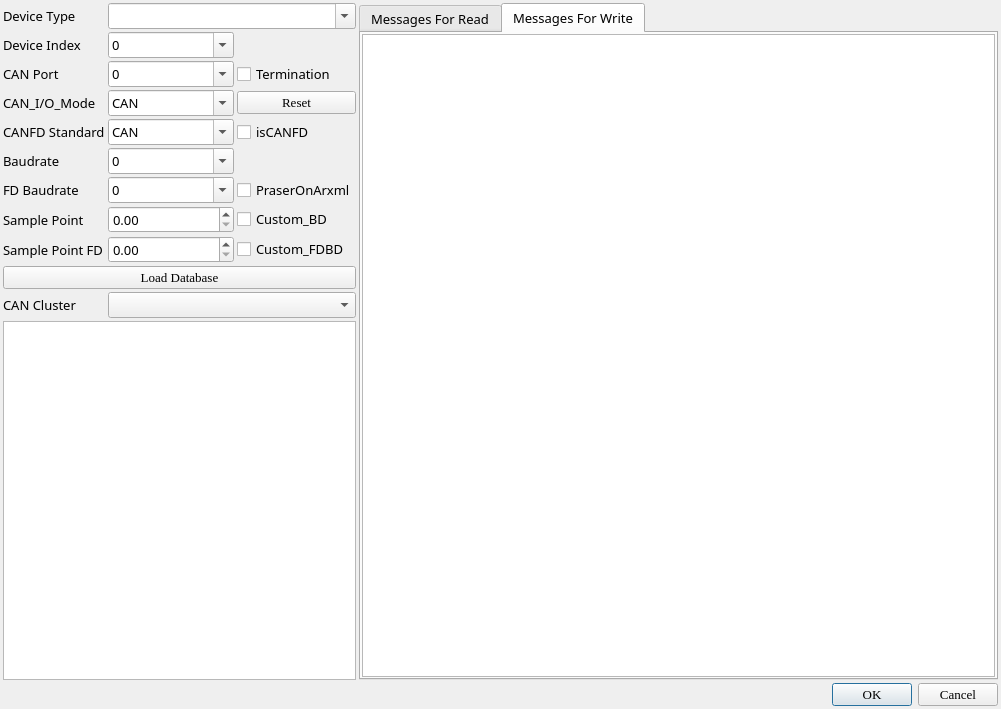
<?xml version="1.0" encoding="UTF-8"?>
<ui version="4.0">
 <class>ZlgCanSetDlg</class>
 <widget class="QDialog" name="ZlgCanSetDlg">
  <property name="geometry">
   <rect>
    <x>0</x>
    <y>0</y>
    <width>1001</width>
    <height>709</height>
   </rect>
  </property>
  <property name="windowTitle">
   <string>Dialog</string>
  </property>
  <layout class="QGridLayout" name="gridLayout_2">
   <property name="leftMargin">
    <number>3</number>
   </property>
   <property name="topMargin">
    <number>3</number>
   </property>
   <property name="rightMargin">
    <number>3</number>
   </property>
   <property name="bottomMargin">
    <number>3</number>
   </property>
   <property name="spacing">
    <number>3</number>
   </property>
   <item row="0" column="0">
    <layout class="QHBoxLayout" name="horizontalLayout" stretch="2,5">
     <property name="spacing">
      <number>3</number>
     </property>
     <item>
      <layout class="QVBoxLayout" name="verticalLayout" stretch="1,2">
       <property name="spacing">
        <number>3</number>
       </property>
       <item>
        <layout class="QGridLayout" name="gridLayout">
         <property name="spacing">
          <number>3</number>
         </property>
         <item row="5" column="1">
          <widget class="QComboBox" name="ComBox_CANIOMode">
           <property name="font">
            <font>
             <family>Segoe UI Semibold</family>
             <pointsize>10</pointsize>
             <weight>50</weight>
             <italic>false</italic>
             <bold>false</bold>
            </font>
           </property>
           <property name="editable">
            <bool>true</bool>
           </property>
           <item>
            <property name="text">
             <string>CAN</string>
            </property>
           </item>
           <item>
            <property name="text">
             <string>CAN_FD</string>
            </property>
           </item>
           <item>
            <property name="text">
             <string>CAN_FD+BRS</string>
            </property>
           </item>
          </widget>
         </item>
         <item row="5" column="0">
          <widget class="QLabel" name="label_6">
           <property name="font">
            <font>
             <family>Segoe UI Semibold</family>
             <pointsize>10</pointsize>
             <weight>50</weight>
             <italic>false</italic>
             <bold>false</bold>
            </font>
           </property>
           <property name="text">
            <string>CAN_I/O_Mode</string>
           </property>
          </widget>
         </item>
         <item row="10" column="2">
          <widget class="QCheckBox" name="checkBox_CustomFDBD">
           <property name="font">
            <font>
             <family>Segoe UI Semibold</family>
             <pointsize>10</pointsize>
             <weight>50</weight>
             <italic>false</italic>
             <bold>false</bold>
            </font>
           </property>
           <property name="text">
            <string>Custom_FDBD</string>
           </property>
          </widget>
         </item>
         <item row="7" column="0">
          <widget class="QLabel" name="label_2">
           <property name="font">
            <font>
             <family>Segoe UI Semibold</family>
             <pointsize>10</pointsize>
             <weight>50</weight>
             <italic>false</italic>
             <bold>false</bold>
            </font>
           </property>
           <property name="text">
            <string>Baudrate</string>
           </property>
          </widget>
         </item>
         <item row="9" column="1">
          <widget class="QDoubleSpinBox" name="doubleSpinBox_SamplePointBD">
           <property name="font">
            <font>
             <family>Segoe UI Semibold</family>
             <pointsize>10</pointsize>
             <weight>50</weight>
             <italic>false</italic>
             <bold>false</bold>
            </font>
           </property>
          </widget>
         </item>
         <item row="1" column="0">
          <widget class="QLabel" name="label_8">
           <property name="font">
            <font>
             <family>Segoe UI Semibold</family>
             <pointsize>10</pointsize>
             <weight>50</weight>
             <italic>false</italic>
             <bold>false</bold>
            </font>
           </property>
           <property name="text">
            <string>Device Type</string>
           </property>
          </widget>
         </item>
         <item row="11" column="0" colspan="3">
          <widget class="QPushButton" name="pb_loadDatabase">
           <property name="font">
            <font>
             <family>Times New Roman</family>
             <pointsize>10</pointsize>
            </font>
           </property>
           <property name="text">
            <string>Load Database</string>
           </property>
          </widget>
         </item>
         <item row="8" column="1">
          <widget class="QComboBox" name="ComBox_CANFD_Baudrate">
           <property name="font">
            <font>
             <family>Segoe UI Semibold</family>
             <pointsize>10</pointsize>
             <weight>50</weight>
             <italic>false</italic>
             <bold>false</bold>
            </font>
           </property>
           <property name="editable">
            <bool>true</bool>
           </property>
           <item>
            <property name="text">
             <string>0</string>
            </property>
           </item>
           <item>
            <property name="text">
             <string>200000</string>
            </property>
           </item>
           <item>
            <property name="text">
             <string>250000</string>
            </property>
           </item>
           <item>
            <property name="text">
             <string>400000</string>
            </property>
           </item>
           <item>
            <property name="text">
             <string>500000</string>
            </property>
           </item>
           <item>
            <property name="text">
             <string>750000</string>
            </property>
           </item>
           <item>
            <property name="text">
             <string>1000000</string>
            </property>
           </item>
           <item>
            <property name="text">
             <string>1250000</string>
            </property>
           </item>
           <item>
            <property name="text">
             <string>1600000</string>
            </property>
           </item>
           <item>
            <property name="text">
             <string>2000000</string>
            </property>
           </item>
           <item>
            <property name="text">
             <string>2500000</string>
            </property>
           </item>
           <item>
            <property name="text">
             <string>4000000</string>
            </property>
           </item>
           <item>
            <property name="text">
             <string>5000000</string>
            </property>
           </item>
           <item>
            <property name="text">
             <string>8000000</string>
            </property>
           </item>
          </widget>
         </item>
         <item row="6" column="0">
          <widget class="QLabel" name="label_10">
           <property name="font">
            <font>
             <family>Segoe UI Semibold</family>
             <pointsize>10</pointsize>
             <weight>50</weight>
             <italic>false</italic>
             <bold>false</bold>
            </font>
           </property>
           <property name="text">
            <string>CANFD Standard</string>
           </property>
          </widget>
         </item>
         <item row="10" column="0">
          <widget class="QLabel" name="label_5">
           <property name="font">
            <font>
             <family>Segoe UI Semibold</family>
             <pointsize>10</pointsize>
             <weight>50</weight>
             <italic>false</italic>
             <bold>false</bold>
            </font>
           </property>
           <property name="text">
            <string>Sample Point FD</string>
           </property>
          </widget>
         </item>
         <item row="3" column="1">
          <widget class="QComboBox" name="ComBox_DeviceIndex">
           <property name="font">
            <font>
             <family>Segoe UI Semibold</family>
             <pointsize>10</pointsize>
             <weight>50</weight>
             <italic>false</italic>
             <bold>false</bold>
            </font>
           </property>
           <property name="editable">
            <bool>true</bool>
           </property>
           <item>
            <property name="text">
             <string>0</string>
            </property>
           </item>
           <item>
            <property name="text">
             <string>1</string>
            </property>
           </item>
           <item>
            <property name="text">
             <string>2</string>
            </property>
           </item>
           <item>
            <property name="text">
             <string>3</string>
            </property>
           </item>
           <item>
            <property name="text">
             <string>4</string>
            </property>
           </item>
           <item>
            <property name="text">
             <string>5</string>
            </property>
           </item>
           <item>
            <property name="text">
             <string>6</string>
            </property>
           </item>
           <item>
            <property name="text">
             <string>7</string>
            </property>
           </item>
           <item>
            <property name="text">
             <string>8</string>
            </property>
           </item>
           <item>
            <property name="text">
             <string>9</string>
            </property>
           </item>
           <item>
            <property name="text">
             <string>10</string>
            </property>
           </item>
          </widget>
         </item>
         <item row="10" column="1">
          <widget class="QDoubleSpinBox" name="doubleSpinBox_SamplePointFDBD">
           <property name="font">
            <font>
             <family>Segoe UI Semibold</family>
             <pointsize>10</pointsize>
             <weight>50</weight>
             <italic>false</italic>
             <bold>false</bold>
            </font>
           </property>
          </widget>
         </item>
         <item row="7" column="1">
          <widget class="QComboBox" name="ComBox_Baudrate">
           <property name="font">
            <font>
             <family>Segoe UI Semibold</family>
             <pointsize>10</pointsize>
             <weight>50</weight>
             <italic>false</italic>
             <bold>false</bold>
            </font>
           </property>
           <property name="editable">
            <bool>true</bool>
           </property>
           <item>
            <property name="text">
             <string>0</string>
            </property>
           </item>
           <item>
            <property name="text">
             <string>50000</string>
            </property>
           </item>
           <item>
            <property name="text">
             <string>100000</string>
            </property>
           </item>
           <item>
            <property name="text">
             <string>250000</string>
            </property>
           </item>
           <item>
            <property name="text">
             <string>500000</string>
            </property>
           </item>
           <item>
            <property name="text">
             <string>750000</string>
            </property>
           </item>
           <item>
            <property name="text">
             <string>1000000</string>
            </property>
           </item>
          </widget>
         </item>
         <item row="6" column="1">
          <widget class="QComboBox" name="ComBox_CanFDStandard">
           <property name="font">
            <font>
             <family>Segoe UI Semibold</family>
             <pointsize>10</pointsize>
             <weight>50</weight>
             <italic>false</italic>
             <bold>false</bold>
            </font>
           </property>
           <property name="editable">
            <bool>true</bool>
           </property>
           <item>
            <property name="text">
             <string>CAN</string>
            </property>
           </item>
           <item>
            <property name="text">
             <string>ISO-CANFD</string>
            </property>
           </item>
           <item>
            <property name="text">
             <string>Non-ISO-CANFD</string>
            </property>
           </item>
          </widget>
         </item>
         <item row="4" column="2">
          <widget class="QCheckBox" name="checkBox_Termination">
           <property name="font">
            <font>
             <family>Segoe UI Semibold</family>
             <pointsize>10</pointsize>
             <weight>50</weight>
             <italic>false</italic>
             <bold>false</bold>
            </font>
           </property>
           <property name="text">
            <string>Termination</string>
           </property>
          </widget>
         </item>
         <item row="9" column="2">
          <widget class="QCheckBox" name="checkBox_CustomBD">
           <property name="font">
            <font>
             <family>Segoe UI Semibold</family>
             <pointsize>10</pointsize>
             <weight>50</weight>
             <italic>false</italic>
             <bold>false</bold>
            </font>
           </property>
           <property name="text">
            <string>Custom_BD</string>
           </property>
          </widget>
         </item>
         <item row="12" column="0">
          <widget class="QLabel" name="label_7">
           <property name="font">
            <font>
             <family>Segoe UI Semibold</family>
             <pointsize>10</pointsize>
             <weight>50</weight>
             <italic>false</italic>
             <bold>false</bold>
            </font>
           </property>
           <property name="text">
            <string>CAN Cluster</string>
           </property>
          </widget>
         </item>
         <item row="8" column="2">
          <widget class="QCheckBox" name="checkBox_PraserOnArxml">
           <property name="font">
            <font>
             <family>Segoe UI Semibold</family>
             <pointsize>10</pointsize>
             <weight>50</weight>
             <italic>false</italic>
             <bold>false</bold>
            </font>
           </property>
           <property name="text">
            <string>PraserOnArxml</string>
           </property>
          </widget>
         </item>
         <item row="9" column="0">
          <widget class="QLabel" name="label_4">
           <property name="font">
            <font>
             <family>Segoe UI Semibold</family>
             <pointsize>10</pointsize>
             <weight>50</weight>
             <italic>false</italic>
             <bold>false</bold>
            </font>
           </property>
           <property name="text">
            <string>Sample Point</string>
           </property>
          </widget>
         </item>
         <item row="4" column="0">
          <widget class="QLabel" name="label">
           <property name="font">
            <font>
             <family>Segoe UI Semibold</family>
             <pointsize>10</pointsize>
             <weight>50</weight>
             <italic>false</italic>
             <bold>false</bold>
            </font>
           </property>
           <property name="text">
            <string>CAN Port</string>
           </property>
          </widget>
         </item>
         <item row="8" column="0">
          <widget class="QLabel" name="label_3">
           <property name="font">
            <font>
             <family>Segoe UI Semibold</family>
             <pointsize>10</pointsize>
             <weight>50</weight>
             <italic>false</italic>
             <bold>false</bold>
            </font>
           </property>
           <property name="text">
            <string>FD Baudrate</string>
           </property>
          </widget>
         </item>
         <item row="5" column="2">
          <widget class="QPushButton" name="pb_reset">
           <property name="font">
            <font>
             <family>Times New Roman</family>
             <pointsize>10</pointsize>
            </font>
           </property>
           <property name="text">
            <string>Reset</string>
           </property>
          </widget>
         </item>
         <item row="6" column="2">
          <widget class="QCheckBox" name="checkBox_isCANFD">
           <property name="font">
            <font>
             <family>Segoe UI Semibold</family>
             <pointsize>10</pointsize>
             <weight>50</weight>
             <italic>false</italic>
             <bold>false</bold>
            </font>
           </property>
           <property name="text">
            <string>isCANFD</string>
           </property>
          </widget>
         </item>
         <item row="4" column="1">
          <widget class="QComboBox" name="ComBox_CanIndex">
           <property name="font">
            <font>
             <family>Segoe UI Semibold</family>
             <pointsize>10</pointsize>
             <weight>50</weight>
             <italic>false</italic>
             <bold>false</bold>
            </font>
           </property>
           <property name="editable">
            <bool>true</bool>
           </property>
           <item>
            <property name="text">
             <string>0</string>
            </property>
           </item>
           <item>
            <property name="text">
             <string>1</string>
            </property>
           </item>
           <item>
            <property name="text">
             <string>2</string>
            </property>
           </item>
           <item>
            <property name="text">
             <string>3</string>
            </property>
           </item>
           <item>
            <property name="text">
             <string>4</string>
            </property>
           </item>
           <item>
            <property name="text">
             <string>5</string>
            </property>
           </item>
           <item>
            <property name="text">
             <string>6</string>
            </property>
           </item>
           <item>
            <property name="text">
             <string>7</string>
            </property>
           </item>
           <item>
            <property name="text">
             <string>8</string>
            </property>
           </item>
           <item>
            <property name="text">
             <string>9</string>
            </property>
           </item>
           <item>
            <property name="text">
             <string>10</string>
            </property>
           </item>
          </widget>
         </item>
         <item row="12" column="1" colspan="2">
          <widget class="QComboBox" name="ComBox_Cluster">
           <property name="font">
            <font>
             <family>Segoe UI Semibold</family>
             <pointsize>10</pointsize>
             <weight>50</weight>
             <italic>false</italic>
             <bold>false</bold>
            </font>
           </property>
           <property name="editable">
            <bool>false</bool>
           </property>
          </widget>
         </item>
         <item row="3" column="0">
          <widget class="QLabel" name="label_9">
           <property name="font">
            <font>
             <family>Segoe UI Semibold</family>
             <pointsize>10</pointsize>
             <weight>50</weight>
             <italic>false</italic>
             <bold>false</bold>
            </font>
           </property>
           <property name="text">
            <string>Device Index</string>
           </property>
          </widget>
         </item>
         <item row="1" column="1" colspan="2">
          <widget class="QComboBox" name="ComBox_DeviceType">
           <property name="font">
            <font>
             <family>Segoe UI Semibold</family>
             <pointsize>10</pointsize>
             <weight>50</weight>
             <italic>false</italic>
             <bold>false</bold>
            </font>
           </property>
           <property name="editable">
            <bool>true</bool>
           </property>
           <item>
            <property name="text">
             <string/>
            </property>
           </item>
          </widget>
         </item>
        </layout>
       </item>
       <item>
        <widget class="DBCTreeView" name="dbcTreeView"/>
       </item>
      </layout>
     </item>
     <item>
      <widget class="QTabWidget" name="tabWidget">
       <property name="font">
        <font>
         <family>Segoe UI Semibold</family>
         <pointsize>10</pointsize>
         <weight>50</weight>
         <italic>false</italic>
         <bold>false</bold>
        </font>
       </property>
       <property name="tabShape">
        <enum>QTabWidget::Rounded</enum>
       </property>
       <property name="currentIndex">
        <number>1</number>
       </property>
       <property name="elideMode">
        <enum>Qt::ElideNone</enum>
       </property>
       <property name="documentMode">
        <bool>false</bool>
       </property>
       <property name="tabsClosable">
        <bool>false</bool>
       </property>
       <widget class="QWidget" name="tab_MsgRead">
        <attribute name="title">
         <string>Messages For Read</string>
        </attribute>
        <layout class="QGridLayout" name="gridLayout_3">
         <property name="leftMargin">
          <number>1</number>
         </property>
         <property name="topMargin">
          <number>1</number>
         </property>
         <property name="rightMargin">
          <number>1</number>
         </property>
         <property name="bottomMargin">
          <number>1</number>
         </property>
         <property name="spacing">
          <number>1</number>
         </property>
         <item row="0" column="0">
          <widget class="MsgTreeView" name="traceTreeView_Read"/>
         </item>
        </layout>
       </widget>
       <widget class="QWidget" name="tab_MsgWrite">
        <attribute name="title">
         <string>Messages For Write</string>
        </attribute>
        <layout class="QGridLayout" name="gridLayout_4">
         <property name="leftMargin">
          <number>1</number>
         </property>
         <property name="topMargin">
          <number>1</number>
         </property>
         <property name="rightMargin">
          <number>1</number>
         </property>
         <property name="bottomMargin">
          <number>1</number>
         </property>
         <property name="spacing">
          <number>1</number>
         </property>
         <item row="0" column="0">
          <widget class="MsgTreeView_W" name="traceTreeView_Write"/>
         </item>
        </layout>
       </widget>
      </widget>
     </item>
    </layout>
   </item>
   <item row="1" column="0">
    <widget class="QDialogButtonBox" name="buttonBox">
     <property name="font">
      <font>
       <family>Times New Roman</family>
       <pointsize>10</pointsize>
      </font>
     </property>
     <property name="orientation">
      <enum>Qt::Horizontal</enum>
     </property>
     <property name="standardButtons">
      <set>QDialogButtonBox::Cancel|QDialogButtonBox::Ok</set>
     </property>
    </widget>
   </item>
  </layout>
 </widget>
 <customwidgets>
  <customwidget>
   <class>MsgTreeView</class>
   <extends>QTreeView</extends>
   <header>mytreeview.h</header>
  </customwidget>
  <customwidget>
   <class>MsgTreeView_W</class>
   <extends>QTreeView</extends>
   <header>mytreeview.h</header>
  </customwidget>
  <customwidget>
   <class>DBCTreeView</class>
   <extends>QTreeView</extends>
   <header>mytreeview.h</header>
  </customwidget>
 </customwidgets>
 <resources/>
 <connections>
  <connection>
   <sender>buttonBox</sender>
   <signal>accepted()</signal>
   <receiver>ZlgCanSetDlg</receiver>
   <slot>accept()</slot>
   <hints>
    <hint type="sourcelabel">
     <x>248</x>
     <y>254</y>
    </hint>
    <hint type="destinationlabel">
     <x>157</x>
     <y>274</y>
    </hint>
   </hints>
  </connection>
  <connection>
   <sender>buttonBox</sender>
   <signal>rejected()</signal>
   <receiver>ZlgCanSetDlg</receiver>
   <slot>reject()</slot>
   <hints>
    <hint type="sourcelabel">
     <x>316</x>
     <y>260</y>
    </hint>
    <hint type="destinationlabel">
     <x>286</x>
     <y>274</y>
    </hint>
   </hints>
  </connection>
 </connections>
</ui>
